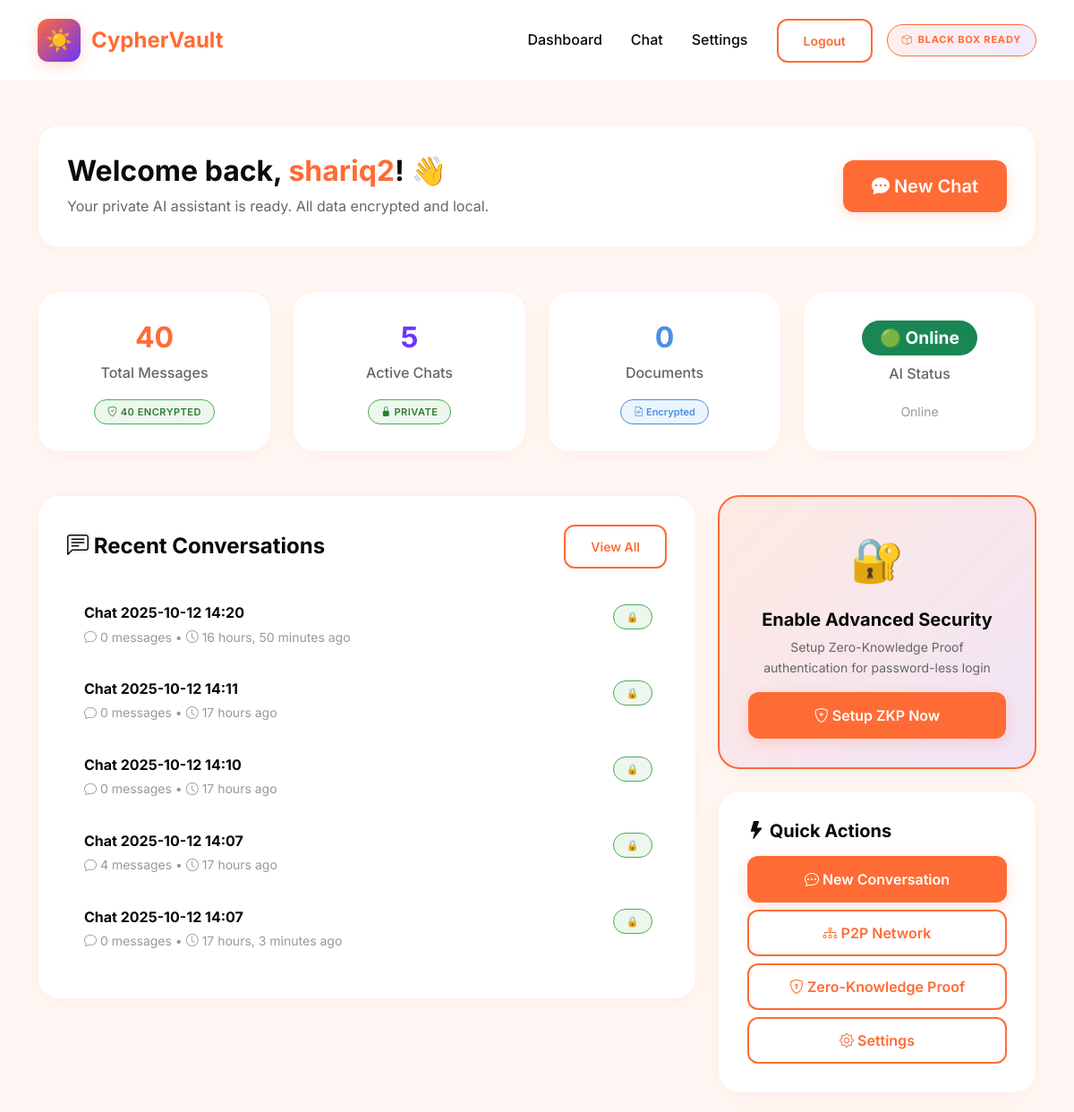
Page /dashboard/ (signed in, upper part) on the earlier database version.
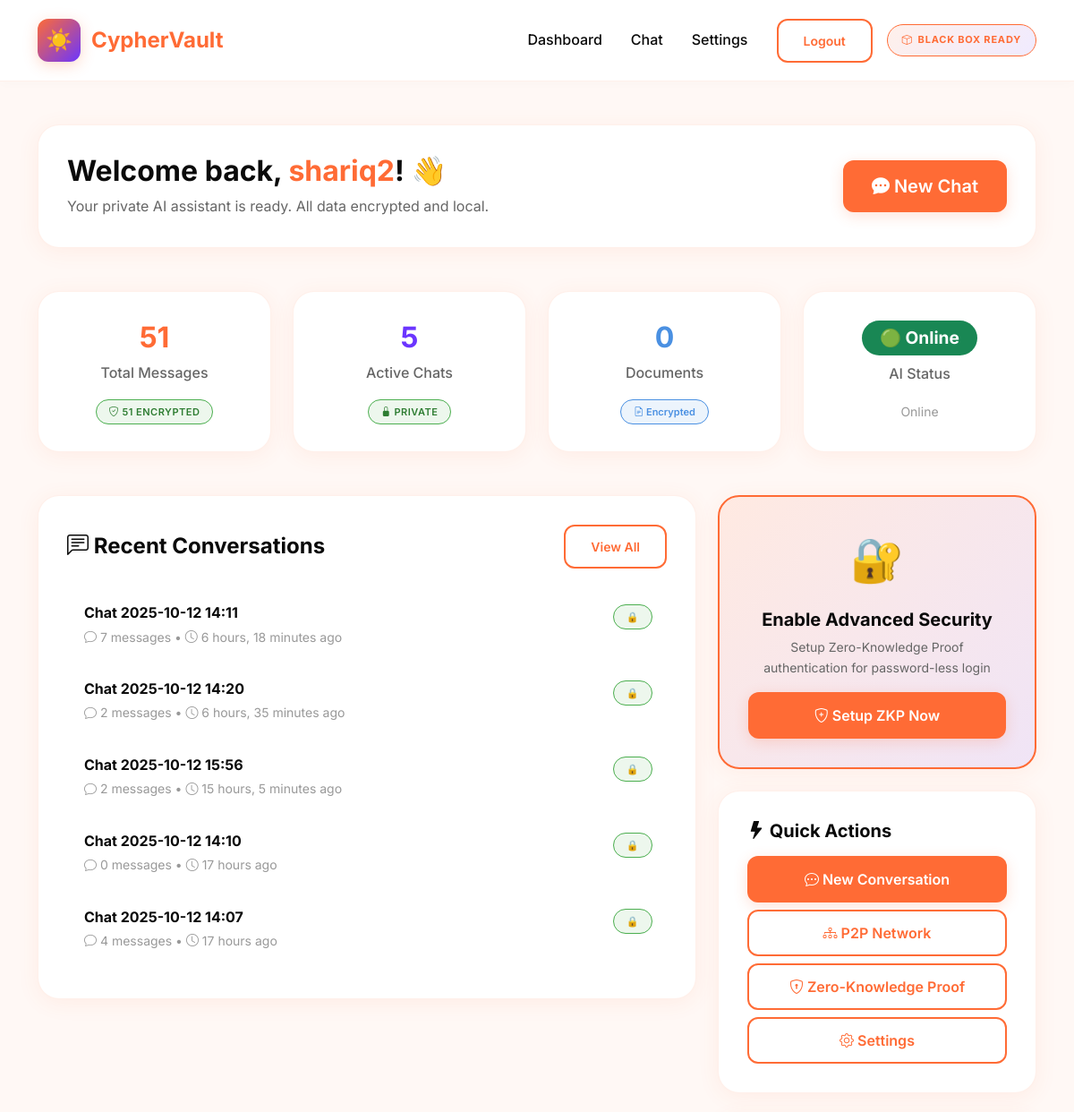
Same page on the later database version.
### core/models.py (models this page shows, shortened)
class Conversation(models.Model):
    user = models.ForeignKey(User, on_delete=models.CASCADE)
    title = models.CharField(max_length=200, default="New Conversation")
    created_at = models.DateTimeField(auto_now_add=True)
    updated_at = models.DateTimeField(auto_now=True)
    is_active = models.BooleanField(default=True)
    is_encrypted = models.BooleanField(default=True)
    class Meta:
        ordering = ['-updated_at']
    def get_message_count(self):
        return self.messages.count()

### core/views.py (the view)
# urls.py: path('dashboard/', views.dashboard, name='dashboard'),
@login_required
def dashboard(request):
    user_conversations = Conversation.objects.filter(user=request.user, is_active=True)[:5]
    user_documents = Document.objects.filter(user=request.user)[:5]
    profile, created = UserProfile.objects.get_or_create(user=request.user)
    context = {
        'conversations': user_conversations,
        'documents': user_documents,
        'profile': profile,
        'total_messages': Message.objects.filter(conversation__user=request.user).count(),
        'encrypted_messages': Message.objects.filter(
            conversation__user=request.user,
            is_encrypted=True
        ).count(),
        'llm_status': 'Online' if llm_handler.available else 'Offline (Mock Mode)',
    }
    return render(request, 'dashboard.html', context)

### templates/dashboard.html (shortened to what the changed rows need)
{% extends 'base.html' %}
{% load static %}
{% block content %}
<div class="container py-5" style="background: var(--dawn-cream);">
    <div class="row mb-5">
        <div class="col-12">
            <div class="dawn-card">
                <div class="row align-items-center">
                    <div class="col-md-8">
                        <h2 class="mb-2 fw-bold" style="color: var(--dawn-dark);">
                            Welcome back, <span class="glow-text">{{ user.username }}</span>! 👋
                        </h2>
                    </div>
                </div>
            </div>
        </div>
    </div>
    <div class="row mb-5 g-4">
        <div class="col-md-3">
            <div class="dawn-card text-center h-100">
                <div class="h2 mb-2 glow-text fw-bold">{{ total_messages }}</div>
                <div class="mb-3" style="color: #666; font-weight: 500;">Total Messages</div>
                <div class="mt-auto">
                    <small class="privacy-badge">
                        <i class="bi bi-shield-check"></i> {{ encrypted_messages }} Encrypted
                    </small>
                </div>
            </div>
        </div>
    </div>
    <div class="row g-4">
        <div class="col-lg-8">
            <div class="dawn-card">
                {% if conversations %}
                <div class="list-group list-group-flush">
                    {% for conv in conversations %}
                    <a href="{% url 'chat_with_id' conv.id %}"
                        class="list-group-item bg-transparent border-0 py-3 hover-highlight"
                        style="border-left: 3px solid transparent !important; padding-left: 16px; border-radius: 12px; margin-bottom: 4px; color: var(--dawn-dark);">
                        <div class="d-flex justify-content-between align-items-start">
                            <div style="flex: 1;">
                                <h6 class="mb-1 fw-bold">{{ conv.title }}</h6>
                                <small style="color: #999;">
                                    <i class="bi bi-chat"></i> {{ conv.get_message_count }} messages •
                                    <i class="bi bi-clock"></i> {{ conv.updated_at|timesince }} ago
                                </small>
                            </div>
                            <div>
                                <span class="privacy-badge">🔒</span>
                            </div>
                        </div>
                    </a>
                    {% endfor %}
                </div>
                {% else %}
                <div class="text-center py-5">
                    <i class="bi bi-chat-dots" style="font-size: 48px; opacity: 0.2; color: #999;"></i>
                    <p style="color: #999;" class="mt-3 mb-0">No conversations yet</p>
                    <a href="{% url 'chat' %}" class="btn btn-dawn mt-3">Start Your First Chat</a>
                </div>
                {% endif %}
            </div>
        </div>
    </div>
</div>
{% endblock %}

Differences in the rows shown:
no longer on this page (row unchanged): Conversation: title "Chat 2025-10-12 14:07", get_message_count "0", updated_at "17 hours, 3 minutes"
changed Conversation: get_message_count "0" → "7"; updated_at "17 hours" → "6 hours, 18 minutes"; moves up the list
changed Conversation: get_message_count "0" → "2"; updated_at "16 hours, 50 minutes" → "6 hours, 35 minutes"
added Conversation: title "Chat 2025-10-12 15:56", get_message_count "2", updated_at "15 hours, 5 minutes"
Other differences:
{{ total_messages }}: "40" → "51"
{{ encrypted_messages }}: "40" → "51"
